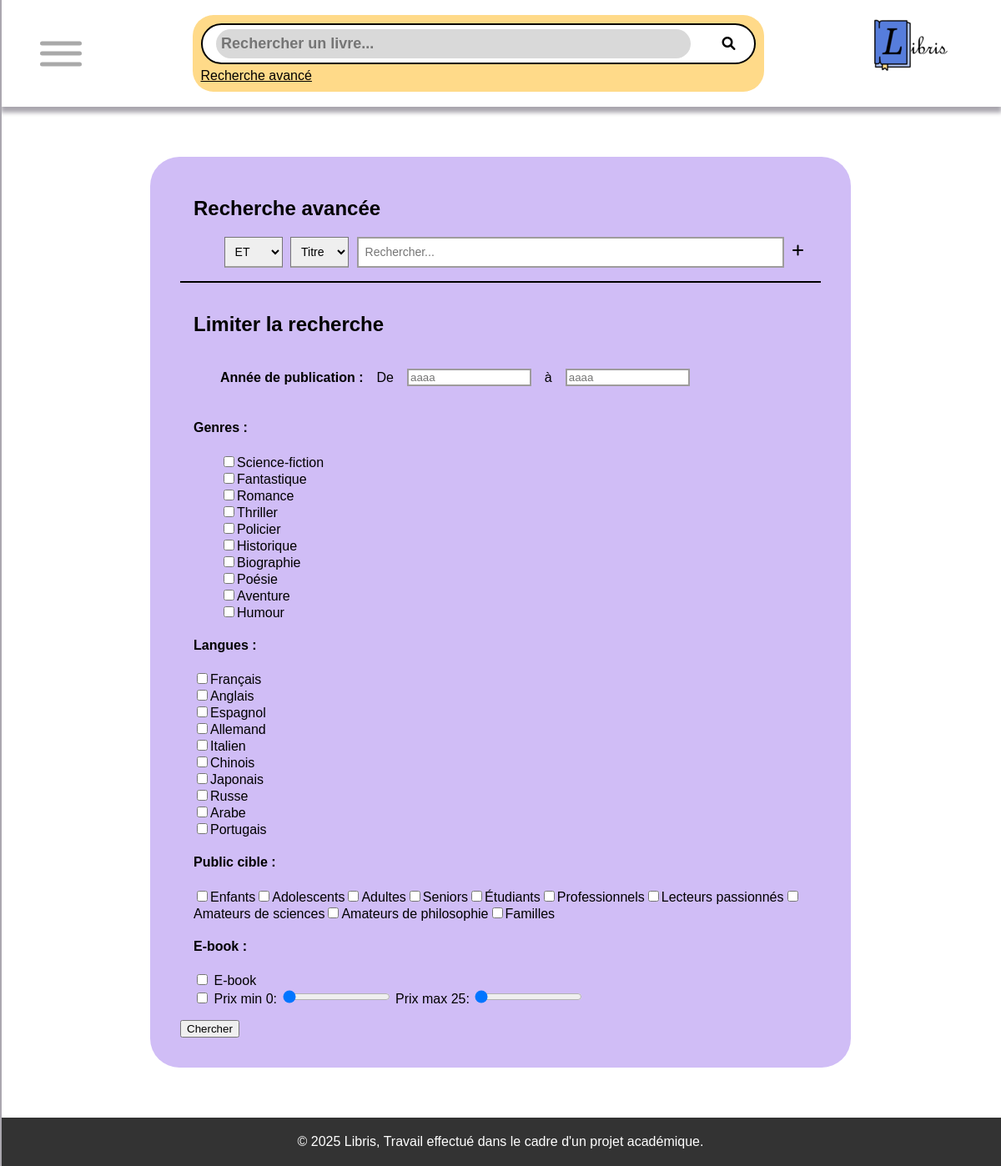
The app's page /Libris/recherche_avance.php, older data.
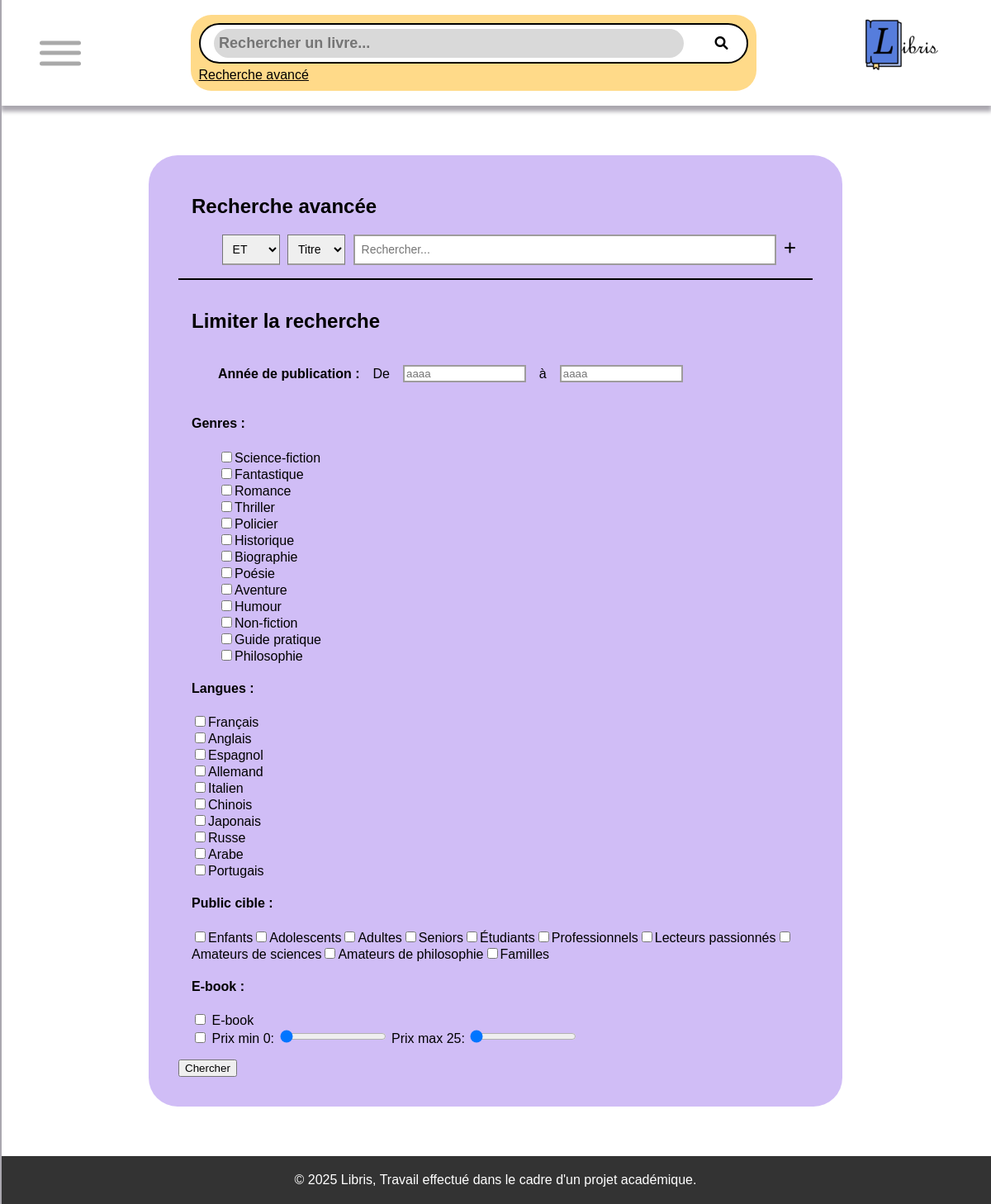
The same page, newer data.
### tables this page shows
CREATE TABLE IF NOT EXISTS `genre` (
  `id_genre` int NOT NULL AUTO_INCREMENT,
  `nom_genre` varchar(60) NOT NULL,
  PRIMARY KEY (`id_genre`)
);

CREATE TABLE IF NOT EXISTS `langue` (
  `id_langue` int NOT NULL AUTO_INCREMENT,
  `nom_langue` varchar(60) NOT NULL,
  PRIMARY KEY (`id_langue`)
);

CREATE TABLE IF NOT EXISTS `public_cible` (
  `id_public` int NOT NULL AUTO_INCREMENT,
  `type_public` varchar(60) NOT NULL,
  PRIMARY KEY (`id_public`)
);

### Libris/recherche_avance.php (the view, shortened to what this page needs)
<?php
    require_once 'header.php';
    $resultGenre = $conn->query("SELECT id_genre, nom_genre FROM genre");
    $resultLangue = $conn->query("SELECT id_langue, nom_langue FROM langue");
    $resultCible = $conn->query("SELECT id_public, type_public FROM public_cible");
?>
        <div class="contenaire-recherche-avance">
            <form method="GET" action="./catalogue.php">
                <section class="recherche-avance">
                    <h1>Recherche avancée</h1>
                    <div class="exemple-recherche">
                        <select name="critaireOption[]">
                            <option value="ET">ET</option>
                        </select>
                        <select name="critaireValue[]">
                            <option value="titre">Titre</option>
                        </select>
                        <input type="text" name="recherche-avance[]" placeholder="Rechercher...">
                        <i class="fa-solid fa-plus"></i>
                    </div>
                </section>
                <section class="limter-recherche">
                    <h1>Limiter la recherche</h1>
                    <div class="groupe-annee">
                        <h4>Année de publication :</h4>
                        <p>De</p>
                        <input type="number" name="anneeDebut" placeholder="aaaa" min="1000" max="2025"> <p>à</p>
                        <input type="number" name="anneeFin" placeholder="aaaa">
                    </div>
                    <div class="groupe">
                        <h4>Genres :</h4>
                        <div class="groupe-genre">
                        <?php
                            foreach ($resultGenre as $genre){
                                echo '<div class="groupe-checkbox"><input id="' . $genre['id_genre'] . '" type="checkbox" name="genres[]" value="' . $genre['nom_genre'] . '"><label for="' . $genre['id_genre'] . '">' . $genre['nom_genre'] . '</label></div>';
                            }
                        ?>
                        </div>
                    </div>
                    <div class="groupe-langue">
                        <h4>Langues :</h4>
                        <?php
                            foreach ($resultLangue as $langue){
                                echo '<div class="groupe-checkbox"><input type="checkbox" name="langues[]" value="' . $langue['nom_langue'] . '"><label for="' . $langue['nom_langue'] . '">' . $langue['nom_langue'] . '</label></div>';
                            }
                        ?>
                    </div>
                    <div class="groupe-public">
                        <h4>Public cible :</h4>
                        <?php
                            foreach ($resultCible as $public){
                                echo '<input type="checkbox" name="public[]" value="' . $public['type_public'] . '"><label for="' . $public['type_public'] . '">' . $public['type_public'] . '</label>';
                            }
                        ?>
                    </div>
                    <div class="groupe-ebook">
                        <h4>E-book :</h4>
                        <label><input type="checkbox" name="ebook"> E-book</label>
                        <div class="groupe-prix">
                            <input type="checkbox" name="prix">
                            <label for="prix-min">Prix min <span id="valeurMin">0</span>:</label>
                            <input id="prix-min" name="prix-min" type="range" value="0" min="0" max="25"/>
                            <label for="prix-max">Prix max <span id="valeurMax">25</span>:</label>
                            <input id="prix-max" name="prix-max" type="range" value="25" min="25" max="50"/>
                        </div>
                    </div>
                </section>
                <button type="submit" class="button-recherche-avance">Chercher</button>
            </form>
        </div>
        <?php
    require_once 'footer.php';
?>

Row changes from the older to the newer data that the page shows:
added genre: nom_genre "Non-fiction"
added genre: nom_genre "Guide pratique"
added genre: nom_genre "Philosophie"
